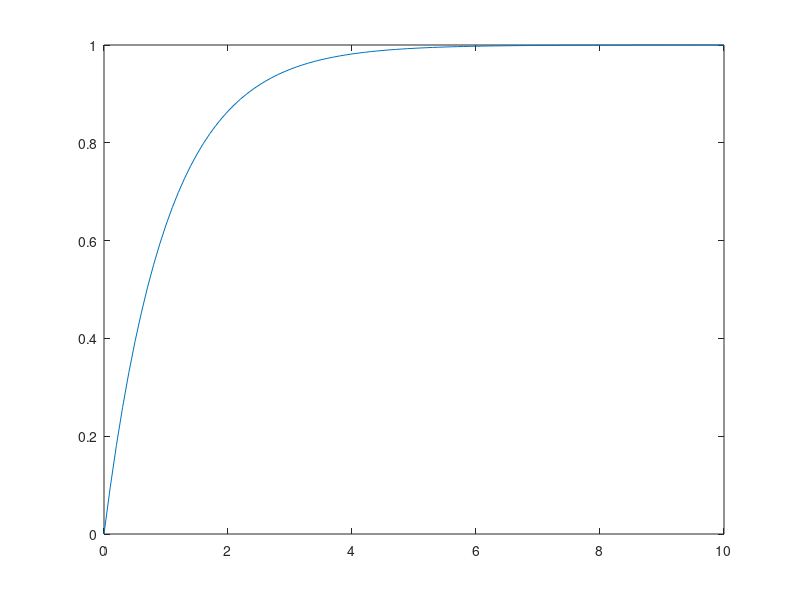

Reproduce this figure in MATLAB.
x = 0:0.1:10;
F = (1-exp(-x));
plot(x,F);

1 - (1-exp(-5))
1-exp(-5)
( 1-exp(-7) )-( 1-exp(-3) )
( (1-exp(-7))-(1-exp(-5)) ) / ( 1-exp(-7) )